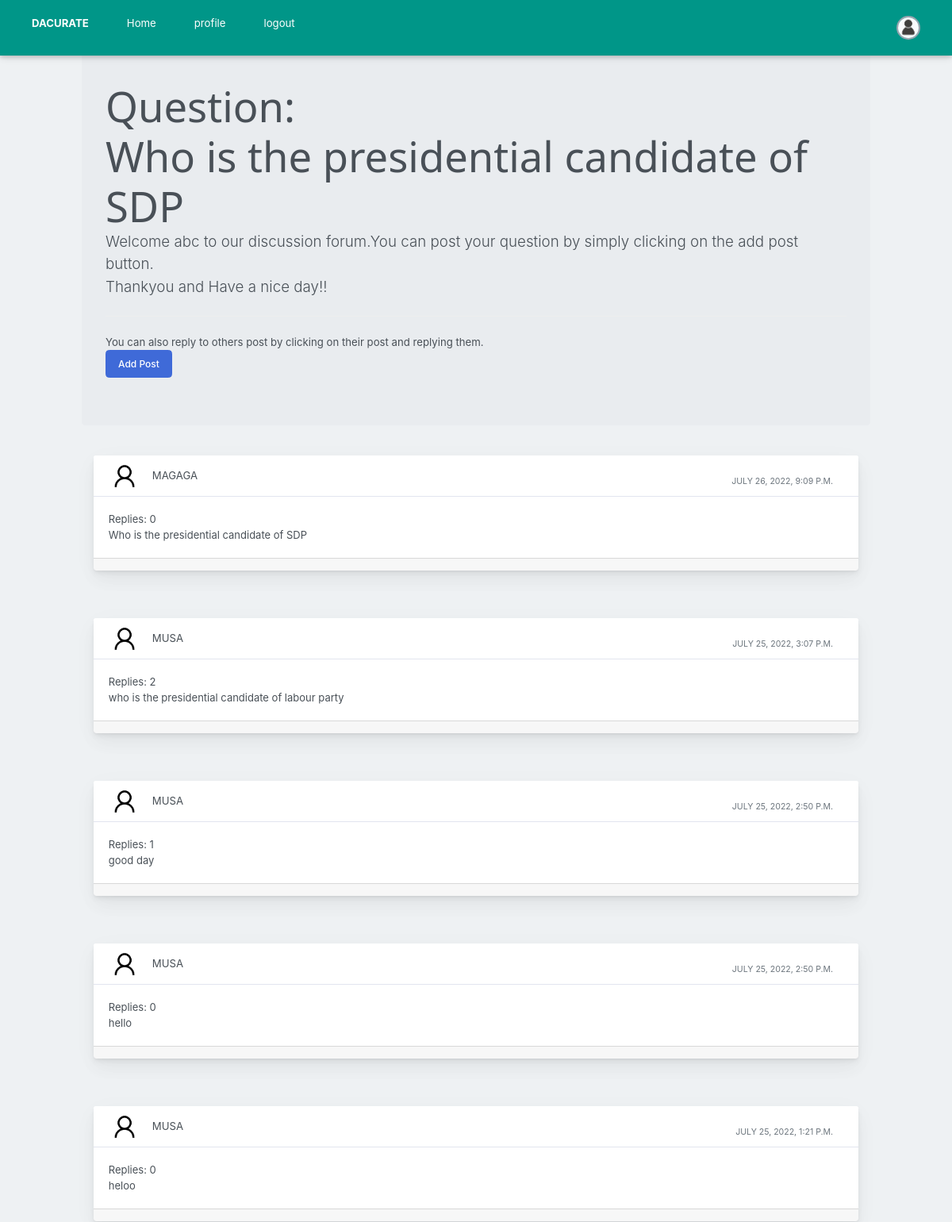
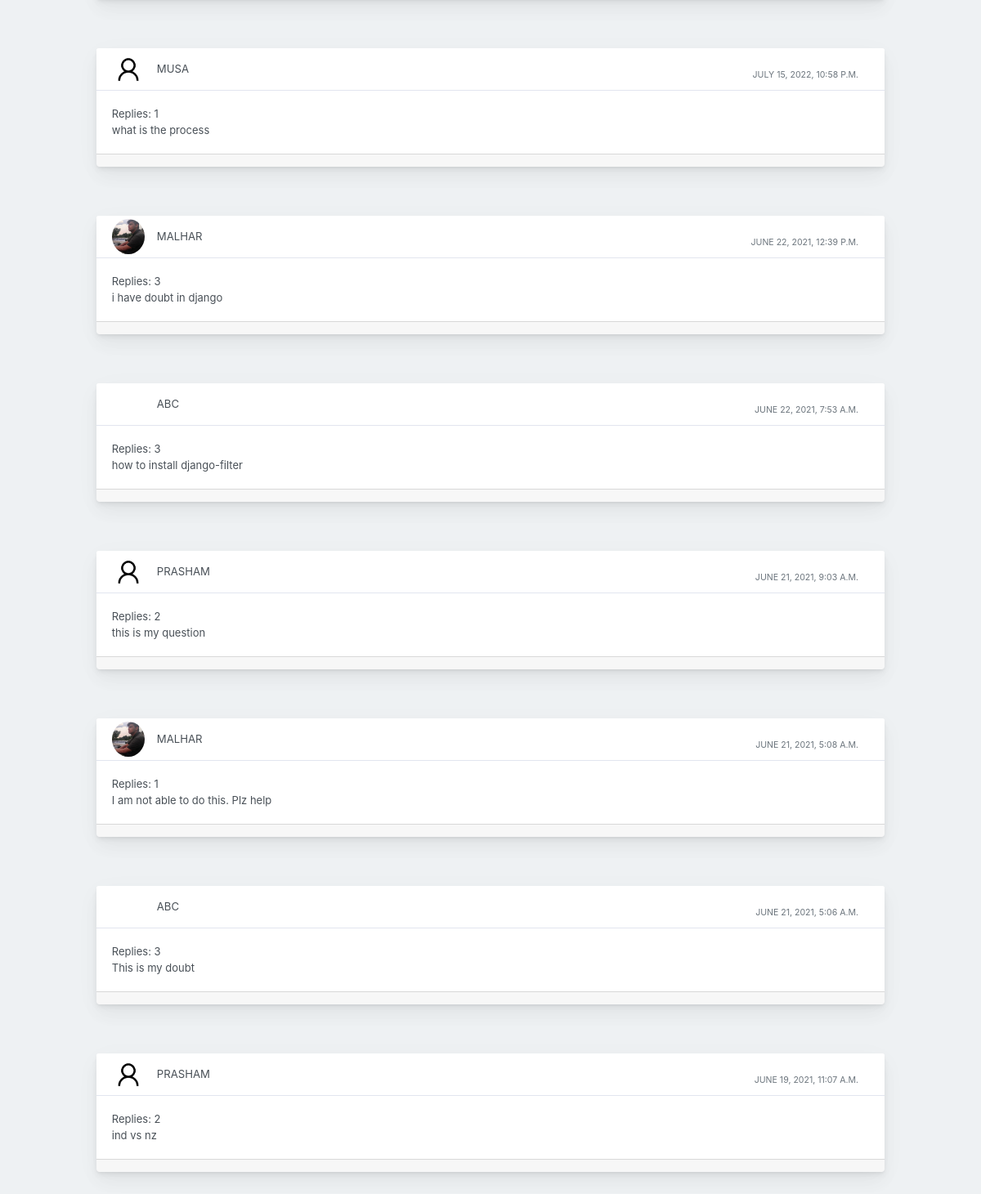
Screenshot of / (signed in) with the database file from the repository (2 pictures, top to bottom).
### profile_of_user/models.py (models this page shows)
class Post(models.Model):
    user1 = models.ForeignKey(User, on_delete=models.CASCADE, default=1)
    post_id = models.AutoField
    post_content = models.CharField(max_length=5000)
    timestamp= models.DateTimeField(default=now)
    image = models.ImageField(upload_to="images",default="")

### profile_of_user/views.py (the view, shortened to what this page needs)
# urls.py: path("", views.forum, name="Forum"),
def forum(request):
    profile = Profile.objects.all()
    pose= Post.objects.all().last().post_content
    replie= len(Replie.objects.all().last().reply_content)
    posts = Post.objects.annotate(count_replies=Count("replie")).order_by('-timestamp')
    return render(request, "forum.html", {'posts':posts,'pose':pose,'replie':replie})

### templates/forum.html (shortened to what this page needs)
{% extends 'basic.html' %}
{% block body %}
{% load static %}
<div class="container my-4">
<div class="jumbotron">
    <h1 class="display-4">Question:</h1>
    <h1 class="display-4">{{pose}}</h1>
    <p class="lead">Welcome {{request.user}} to our discussion forum.You can post your question  by simply clicking on the add post button. <br> Thankyou and Have a nice day!!</p>
    <hr class="my-4">
    <p>You can also reply to others post by clicking on their post and replying them.</p>
      <button class="btn btn-primary btn-lg" data-target="#questions" data-toggle="modal" role="button">Add Post</button>
    </div>
    {% for post in posts %}
    <div class="container-fluid mt-10">
      <div class="row">
          <div class="col-md-12">
              <div class="card mb-4">
                  <div class="card-header">
                      <div class="media flex-wrap w-100 align-items-center"> <img src="/media/{{post.image}}"
                              class="d-block ui-w-40 rounded-circle" alt="">
                          <div class="media-body ml-3"> <a href="/discussion/{{post.id}}" data-abc="true">{{post.user1}}</a>
                          </div>
                          <div class="text-muted small ml-3">
                            <div class="px-4 pt-3">{{post.timestamp}} </div>
                          </div>
                      </div>
                  </div>
                  <div class="card-body">
                    <p>Replies: {{post.count_replies}}</p>
                      <p>{{post.post_content}}</p>
                  </div>
                  <div class="card-footer d-flex flex-wrap justify-content-between align-items-center px-0 pt-0 pb-3">
                  </div>
              </div>
          </div>
      </div>
  </div>
  {% endfor %}
</div>
    {% endblock %}

### static/w3.css (style rules this page uses)
html { box-sizing:border-box }
*,*:before,*:after { box-sizing:inherit }
html { -ms-text-size-adjust:100%;-webkit-text-size-adjust:100% }
body { margin:0 }
a { background-color:transparent;-webkit-text-decoration-skip:objects }
img { border-style:none }
hr { box-sizing:content-box;height:0;overflow:visible }
button,input,select,textarea { font:inherit;margin:0 }
button,input { overflow:visible }
button,select { text-transform:none }
button,html [type=button],[type=reset],[type=submit] { -webkit-appearance:button }
html,body { font-family:Verdana,sans-serif;font-size:15px;line-height:1.5 }
html { overflow-x:hidden }
h1 { font-size:36px }
h1,h2,h3,h4,h5,h6 { font-family:"Segoe UI",Arial,sans-serif;font-weight:400;margin:10px 0 }
hr { border:0;border-top:1px solid #eee;margin:20px 0 }
img { vertical-align:middle }
a { color:inherit }

### rows the page displays
Post: post_content "Who is the presidential candidate of SDP", image (placeholder picture), user1 "MAGAGA", timestamp "JULY 26, 2022, 9:09 P.M.", count_replies "0"
Post: image (placeholder picture), user1 "MUSA", timestamp "JULY 25, 2022, 3:07 P.M.", count_replies "2", post_content "who is the presidential candidate of labour party"
Post: image (placeholder picture), user1 "MUSA", timestamp "JULY 25, 2022, 2:50 P.M.", count_replies "1", post_content "good day"
Post: image (placeholder picture), user1 "MUSA", timestamp "JULY 25, 2022, 2:50 P.M.", count_replies "0", post_content "hello"
Post: image (placeholder picture), user1 "MUSA", timestamp "JULY 25, 2022, 1:21 P.M.", count_replies "0", post_content "heloo"
Post: image (placeholder picture), user1 "MUSA", timestamp "JULY 15, 2022, 10:58 P.M.", count_replies "1", post_content "what is the process"
Post: image (picture), user1 "MALHAR", timestamp "JUNE 22, 2021, 12:39 P.M.", count_replies "3", post_content "i have doubt in django"
Post: user1 "ABC", timestamp "JUNE 22, 2021, 7:53 A.M.", count_replies "3", post_content "how to install django-filter"
Post: image (placeholder picture), user1 "PRASHAM", timestamp "JUNE 21, 2021, 9:03 A.M.", count_replies "2", post_content "this is my question"
Post: image (picture), user1 "MALHAR", timestamp "JUNE 21, 2021, 5:08 A.M.", count_replies "1", post_content "I am not able to do this. Plz help"
Post: user1 "ABC", timestamp "JUNE 21, 2021, 5:06 A.M.", count_replies "3", post_content "This is my doubt"
Post: image (placeholder picture), user1 "PRASHAM", timestamp "JUNE 19, 2021, 11:07 A.M.", count_replies "2", post_content "ind vs nz"

### other values shown
{{ request.user }} "abc"
